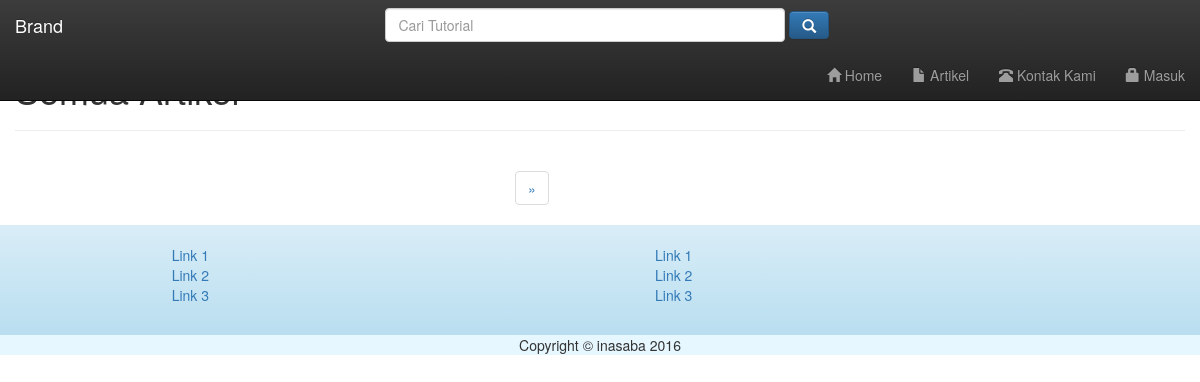
The page /index.php?hal=art on the database as committed earlier.
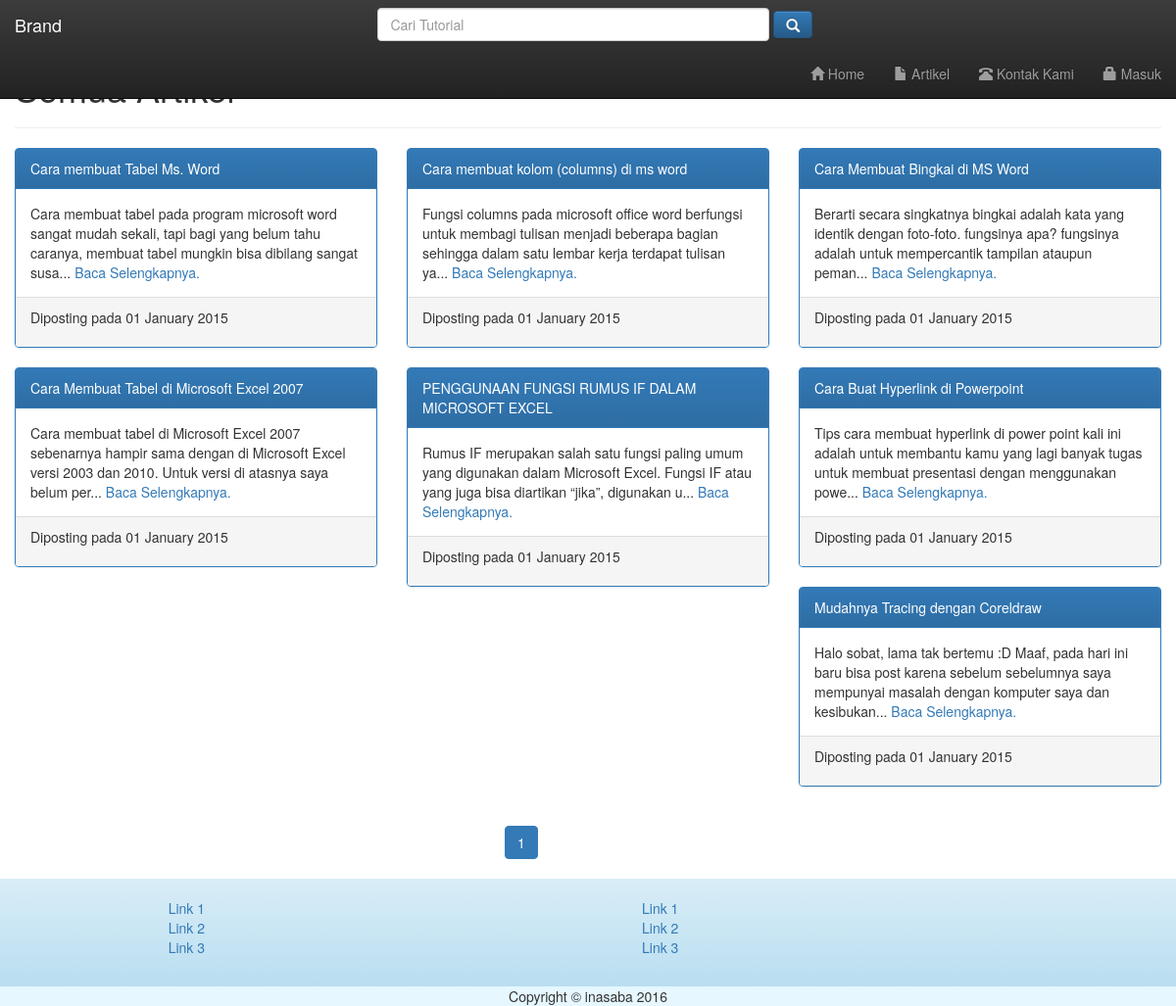
The same page on the database as committed later.
### tables this page shows
CREATE TABLE `artikel` (
  `id` int(3) NOT NULL AUTO_INCREMENT,
  `judul_artikel` varchar(50) DEFAULT NULL,
  `isi` longtext,
  `tanggal_posting` datetime DEFAULT NULL,
  `id_kategori` int(3) DEFAULT NULL,
  PRIMARY KEY (`id`)
);

### artikel.php (the view, shortened to what this page needs)
<?php
	$query = "select *, DATE_FORMAT('2015-01-01','%d %M %Y') as tgl from artikel";
  $sql = $koneksi->prepare($query);
  $sql->execute();
  $result = $sql->fetchAll();
  $per_hal=9;
  $jum=count($result);
  $halaman=ceil($jum / $per_hal);
  $page = (isset($_GET['page'])) ? (int)$_GET['page'] : 1;
  $start = ($page - 1) * $per_hal;
 ?>
<div class="konten">
	<div class="col-md-12">
		<h1>Semua Artikel</h1>
		<hr>
	</div>
</div>
<?php
  $query = "select *, DATE_FORMAT('2015-01-01','%d %M %Y') as tgl from artikel limit $start, $per_hal";
  $sql = $koneksi->prepare($query);
  $sql->execute();
  $result = $sql->fetchAll();
foreach ($result as $data) {
  ?>
    <div class="col-md-4">
      <div class="panel panel-primary">
        <div class="panel-heading"><?php echo $data['judul_artikel'] ?></div>
        <div class="panel-body">
            <?php echo substr($data['isi'], 0,150)."... <a href='index.php?hal=view&id=".$data['id']."'>Baca Selengkapnya.</a>"; ?>
            <br>
        </div>
        <div class="panel-footer"><p>Diposting pada <?php echo $data['tgl']; ?></p></div>
      </div>
    </div>
  <?
} ?>
    <nav class="col-md-5 col-md-offset-5" style="margin-top:0px;">
      <ul class="pagination">
          <?
          for($x=1;$x<=$halaman;$x++){
          ?>
            <li <?php echo $page==$x?"class='active'":""; ?> ><a href="index.php?page=<?php echo $x ?>"><?php echo $x ?></a></li>
          <?php
          }
          if ($page!=$halaman) {
            ?>
            <li>
              <a href="index.php?page=<?php echo $page+1; ?>" aria-label="Next">
                <span aria-hidden="true">&raquo;</span>
              </a>
            </li>
            <?
          }
         ?>
      </ul>
    </nav>

### index.php (shortened to what this page needs)
<?php
include 'konek.php';
$hal = isset($_GET['hal'])?$_GET['hal']:"beranda";
 ?>
<!DOCTYPE html>
<html>
<head>
  <link rel="stylesheet" href="css/bootstrap.min.css">
  <link rel="stylesheet" href="css/bootstrap.theme.min.css">
</head>
<body style="padding:0px;margin:0px;">
  <div class="row" style="margin:0px;">
    <nav class="navbar navbar-fixed-top navbar-inverse">
      <div class="container-fluid">
        <div class="navbar-header">
          <a class="navbar-brand" href="index.php">Brand</a>
        </div>
        <div class="collapse navbar-collapse" id="bs-example-navbar-collapse-1">
          <form class="navbar-form navbar-left tengah" action="index.php?hal=cari" method="POST" role="search">
            <div class="form-group">
              <input type="text" class="form-control" name="query" placeholder="Cari Tutorial">
            </div>
            <button type="submit" class="btn btn-primary"><i class="glyphicon glyphicon-search"></i></button>
          </form>
          <ul class="nav navbar-nav navbar-right">
            <li><a href="index.php"><i class="glyphicon glyphicon-home"></i> Home</a></li>
            <li><a href="index.php?hal=art"><i class="glyphicon glyphicon-file"></i> Artikel</a></li>
            <li><a href="index.php?hal=kontak"><i class="glyphicon glyphicon-phone-alt"></i> Kontak Kami</a></li>
            <li><a href="#"><i class="glyphicon glyphicon-lock"></i> Masuk</a></li>
          </ul>
        </div>
      </div>
    </nav>
<?php
switch ($hal) {
  case 'art':
    include 'artikel.php';
    break;
}
 ?>
    <div class="col-md-12 footer alert-info" role="alert">
      <div class="col-md-1">&nbsp;</div>
      <div class="col-md-5">
        <ul type="none">
          <li><a href="#">Link 1</a></li>
          <li><a href="#">Link 2</a></li>
          <li><a href="#">Link 3</a></li>
        </ul>
      </div>
      <div class="col-md-5">
        <ul type="none">
          <li><a href="#">Link 1</a></li>
          <li><a href="#">Link 2</a></li>
          <li><a href="#">Link 3</a></li>
        </ul>
      </div>
    </div>
    <div class="footer1  col-md-12" role="alert" >Copyright &copy; inasaba <?php echo date('Y') ?></div>
  </div>
</body>
</html>

Rows that differ between the two databases and show on the page:
added artikel: judul_artikel "Cara membuat Tabel Ms. Word", isi "Cara membuat tabel pada program microsoft word sangat mudah sekali, tapi bagi yang belum tahu caranya, membuat tabel mungkin bisa dibilang sangat susa", tgl "01 January 2015"
added artikel: judul_artikel "Cara membuat kolom (columns) di ms word", isi "Fungsi columns pada microsoft office word berfungsi untuk membagi tulisan menjadi beberapa bagian sehingga dalam satu lembar kerja terdapat tulisan ya", tgl "01 January 2015"
added artikel: judul_artikel "Cara Membuat Bingkai di MS Word", isi "Berarti secara singkatnya bingkai adalah kata yang identik dengan foto-foto. fungsinya apa? fungsinya adalah untuk mempercantik tampilan ataupun peman", tgl "01 January 2015"
added artikel: judul_artikel "Cara Membuat Tabel di Microsoft Excel 2007", isi "Cara membuat tabel di Microsoft Excel 2007 sebenarnya hampir sama dengan di Microsoft Excel versi 2003 dan 2010. Untuk versi di atasnya saya belum per", tgl "01 January 2015"
added artikel: judul_artikel "PENGGUNAAN FUNGSI RUMUS IF DALAM MICROSOFT EXCEL", isi "Rumus IF merupakan salah satu fungsi paling umum yang digunakan dalam Microsoft Excel. Fungsi IF atau yang juga bisa diartikan “jika”, digunakan u", tgl "01 January 2015"
added artikel: judul_artikel "Cara Buat Hyperlink di Powerpoint", isi "Tips cara membuat hyperlink di power point kali ini adalah untuk membantu kamu yang lagi banyak tugas untuk membuat presentasi dengan menggunakan powe", tgl "01 January 2015"
added artikel: judul_artikel "Mudahnya Tracing dengan Coreldraw", isi "Halo sobat, lama tak bertemu :D Maaf, pada hari ini baru bisa post karena sebelum sebelumnya saya mempunyai masalah dengan komputer saya dan kesibukan", tgl "01 January 2015"
Other text that changed with them:
new list line: "1"
